Frame 1 (no input): blank canvas, image omitted
Frame 60 (no input): blank canvas, image omitted
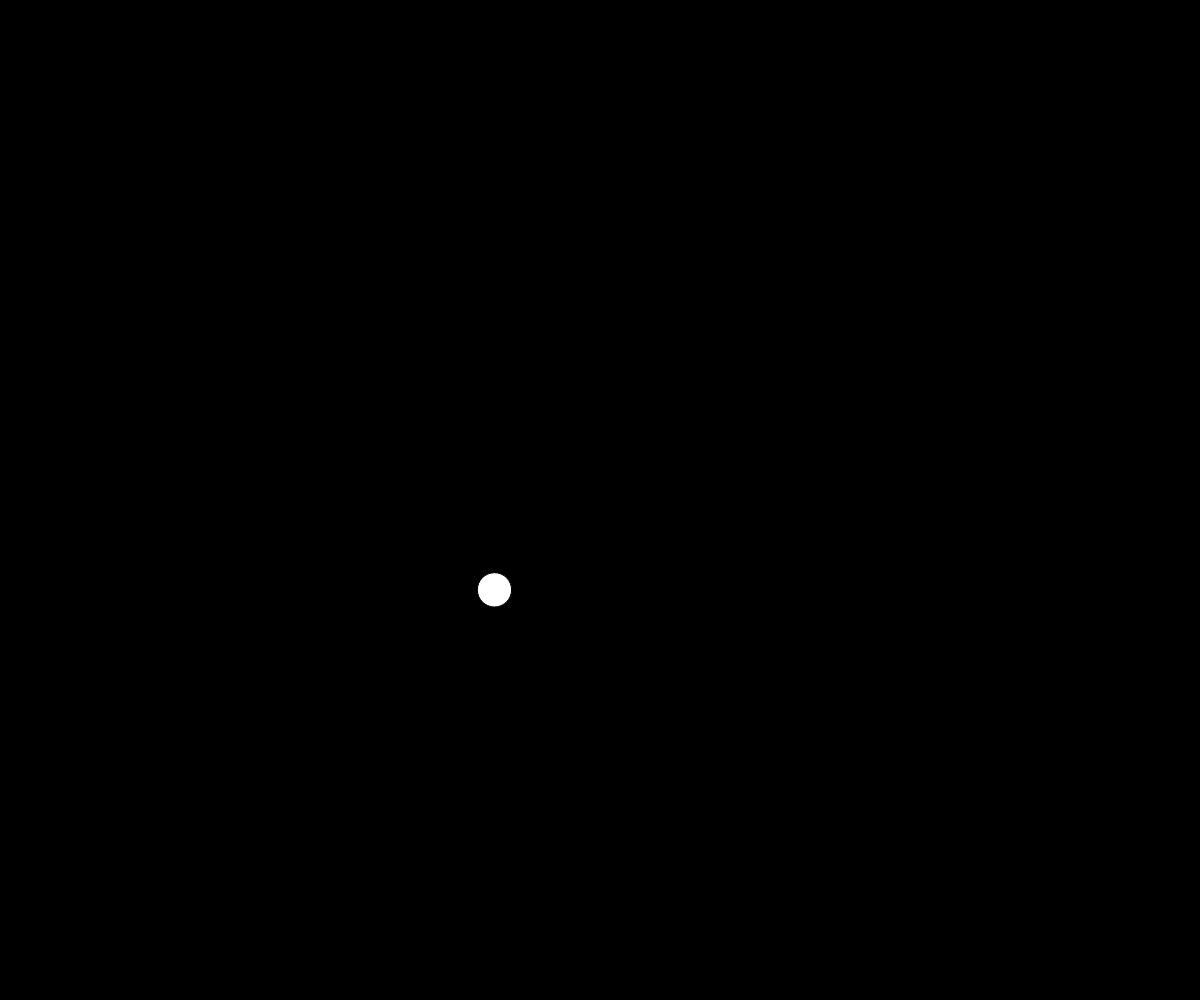
Frame 120 (the mouse pressed at the canvas centre since frame 60)

The p5.js sketch whose frames 1 and 60 were blank and that drew this single picture after the mouse press (run headless with seeded random() and noise() and a simulated clock; from frame 60 on, the mouse is pressed at the canvas centre):

// p5.js sketch
// ── sketch.js
var bubbles = [];

function setup() {
	createCanvas(window.innerWidth, window.innerHeight);
	//frameRate(1000);
}

/*Esta funcion se remite alrededor de los 30fps*/
function draw() {
	background(0);

	var i;
	for(i=0;i<bubbles.length;i++){
		bubbles[i].move();
		bubbles[i].display();
	}


}


function mousePressed(){
	bubbles.push(new Bubble(mouseX,mouseY));
}


function Bubble(x,y){
	this.x = x;
	this.minusX = false;

	this.y = y;
	this.minusY = false;

	this.r = random(10,20);
	this.speedX = random(-3,3);
	this.speedY = random(-3,3);


	this.display = function(){

		fill(255);
		ellipse(this.x,this.y,this.r*2,this.r*2);		
	}

	this.move = function(){

		if(this.x > width || this.x < 0){
			this.speedX *= -1;
		}

		if(this.y > height || this.y < 0){
			this.speedY *= -1;
		}
	
		this.x = this.x+this.speedX;
		this.y = this.y+this.speedY;
	}
}
